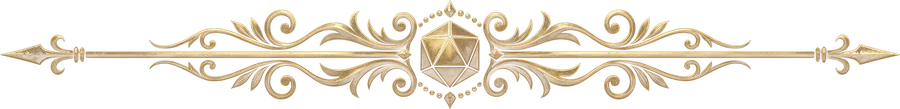
#> input picture src/assets/realmcraft/ornaments/divider-1.webp, 900 x 109 px, given in place of Gemini_Generated_Image_9y7j2o9y7j2o9y7j(3).jpg, which was not available
$ python import-realmcraft-ornaments.py
#> lines starting #> are read from the running program, lines starting #| are printed output that depends on the picture
# Gewinnt weitere Gestaltungselemente aus dem Ornament-Blatt im Design-Eingang (Originale bleiben unverändert)
# und legt sie neben die übrigen RealmCraft-Grafiken (src/assets/realmcraft/). Ergänzt scripts/import-realmcraft.py;
# die Ausschnitte sind dieselben wie in design/mockups/extract.py (Gestaltungskonzept, Abschnitt 9.2).
# Aufruf: python -I scripts/import-realmcraft-ornaments.py
from pathlib import Path
from PIL import Image, ImageFilter

ROOT = Path(__file__).resolve().parent.parent
SRC = ROOT / 'RealmCraft' / 'Design-inbox' / 'Ornaments' / 'Gemini_Generated_Image_9y7j2o9y7j2o9y7j(3).jpg'
OUT = ROOT / 'src' / 'assets' / 'realmcraft'
sheet = Image.open(SRC).convert('RGB')
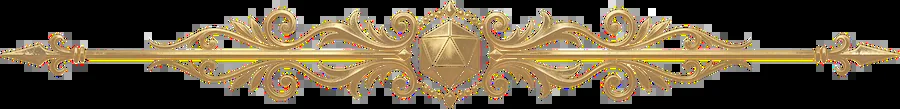
#> sheet: PIL image 900x109 RGB; mean R, G, B 96.9, 82.8, 59.2

def save(img, rel, q=82, lossless=False):
    p = OUT / rel
    p.parent.mkdir(parents=True, exist_ok=True)
    img.save(p, 'WEBP', quality=q, method=6, lossless=lossless)
    print(f'{p.relative_to(ROOT)}  {img.size[0]}x{img.size[1]}  {p.stat().st_size // 1024} KB')

def key_gold(img, lo=60, hi=150):
    """Goldene Linien behalten, dunklen Grund transparent machen (Deckkraft aus Helligkeit, nur warme Töne)."""
#> called with lo = 40, hi = 110
    img = img.convert('RGB'); out = Image.new('RGBA', img.size)
#> after `img = img.convert('RGB')`: img: PIL image 205x200 RGB; every value is 0
#> after `out = Image.new('RGBA', img.size)`: out: PIL image 205x200 RGBA; every value is 0
    px, po = img.load(), out.load()
    for y in range(img.size[1]):
        for x in range(img.size[0]):
            r, g, b = px[x, y]
            lum = 0.3 * r + 0.59 * g + 0.11 * b
            a = max(0, min(255, int((lum - lo) / (hi - lo) * 255))) if r - b > 25 else 0
            po[x, y] = (min(255, r + 10), min(255, g + 6), b, a)
    return out

def fit(img, w):
    return img if img.width <= w else img.resize((w, round(img.height * w / img.width)), Image.LANCZOS)

# Goldenes Eckfiligran (oben links aus dem Banner); die übrigen Ecken entstehen per Spiegelung im CSS
cg = key_gold(sheet.crop((125, 590, 330, 790)), 40, 110)
cg.putalpha(cg.getchannel('A').filter(ImageFilter.MaxFilter(3)))
save(fit(cg, 160), 'ornaments/corner.webp', q=90)
#> in fit, `return img if img.width <= w else img.resize((w, round(img.height * w ..`: returned value: PIL image 160x156 RGBA; every value is 0
#| src/assets/realmcraft/ornaments/corner.webp  160x156  0 KB
# Strukturierte Aubergine-Fläche (Innenseite des Banners) und dunkle Marmorfläche (Seitenleiste)
save(fit(sheet.crop((520, 640, 2150, 900)), 1200), 'textures/aubergine.webp', q=78)
#> in fit (call 2), `return img if img.width <= w else img.resize((w, round(img.height * w ..`: returned value: PIL image 1200x191 RGB; every value is 0
#| src/assets/realmcraft/textures/aubergine.webp  1200x191  0 KB
save(sheet.crop((10, 1160, 400, 1380)), 'textures/dark.webp', q=78)
#| src/assets/realmcraft/textures/dark.webp  390x220  0 KB
# Schwalbenschwanz-Band, schwarze Umgebung transparent
ban = sheet.crop((112, 575, 2640, 962)).convert('RGBA'); bp = ban.load()
for y in range(ban.size[1]):
    for x in range(ban.size[0]):
        r, g, b, _ = bp[x, y]
        if r + g + b < 30: bp[x, y] = (0, 0, 0, 0)
save(fit(ban, 1000), 'ornaments/banner.webp', q=82)
#> in fit (call 3), `return img if img.width <= w else img.resize((w, round(img.height * w ..`: returned value: PIL image 1000x153 RGBA; every value is 0
#| src/assets/realmcraft/ornaments/banner.webp  1000x153  0 KB
#> ban: PIL image 2528x387 RGBA; every value is 0
# Kleiner Rautentrenner und senkrechte Zierleiste
save(key_gold(sheet.crop((150, 1390, 300, 1430)), 50, 130), 'ornaments/divider-small.webp', q=90)
#> in key_gold (call 2), `img = img.convert('RGB')`: img: PIL image 150x40 RGB; every value is 0
#> in key_gold (call 2), `out = Image.new('RGBA', img.size)`: out: PIL image 150x40 RGBA; every value is 0
#| src/assets/realmcraft/ornaments/divider-small.webp  150x40  0 KB
save(key_gold(sheet.crop((398, 1160, 432, 1380)), 50, 130), 'ornaments/vertical.webp', q=90)
#> in key_gold (call 3), `img = img.convert('RGB')`: img: PIL image 34x220 RGB; every value is 0
#> in key_gold (call 3), `out = Image.new('RGBA', img.size)`: out: PIL image 34x220 RGBA; every value is 0
#| src/assets/realmcraft/ornaments/vertical.webp  34x220  0 KB
print('fertig')

$ run again, on src/assets/realmcraft/ornaments/divider-2.webp
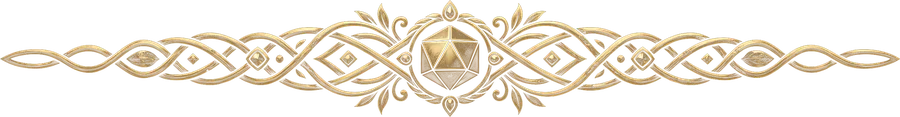
#> input picture src/assets/realmcraft/ornaments/divider-2.webp, 900 x 117 px, given in place of Gemini_Generated_Image_9y7j2o9y7j2o9y7j(3).jpg, which was not available
#> `sheet = Image.open(SRC).convert('RGB')`:
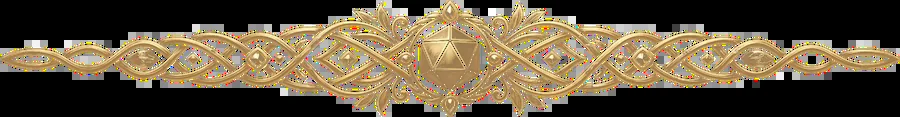
#> sheet: PIL image 900x117 RGB; mean R, G, B 99.1, 85.3, 62.6
#> img: PIL image 205x200 RGB; every value is 0
#> out: PIL image 205x200 RGBA; every value is 0
#| src/assets/realmcraft/ornaments/corner.webp  160x156  0 KB
#| src/assets/realmcraft/textures/aubergine.webp  1200x191  0 KB
#| src/assets/realmcraft/textures/dark.webp  390x220  0 KB
#| src/assets/realmcraft/ornaments/banner.webp  1000x153  0 KB
#> img: PIL image 150x40 RGB; every value is 0
#> out: PIL image 150x40 RGBA; every value is 0
#| src/assets/realmcraft/ornaments/divider-small.webp  150x40  0 KB
#> img: PIL image 34x220 RGB; every value is 0
#> out: PIL image 34x220 RGBA; every value is 0
#| src/assets/realmcraft/ornaments/vertical.webp  34x220  0 KB

$ run again, on src/assets/realmcraft/ornaments/divider-3.webp
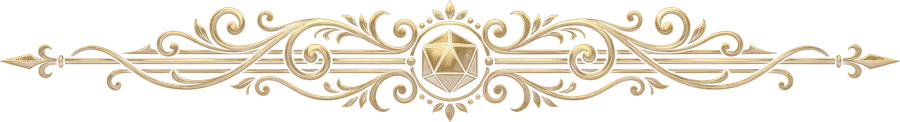
#> input picture src/assets/realmcraft/ornaments/divider-3.webp, 900 x 122 px, given in place of Gemini_Generated_Image_9y7j2o9y7j2o9y7j(3).jpg, which was not available
#> `sheet = Image.open(SRC).convert('RGB')`:
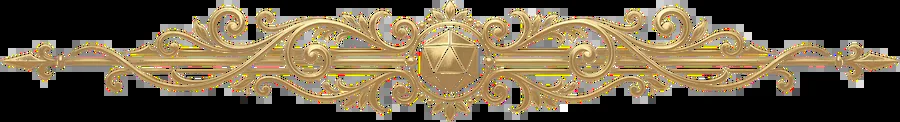
#> sheet: PIL image 900x122 RGB; mean R, G, B 106, 91.6, 66.9
#> img: PIL image 205x200 RGB; every value is 0
#> out: PIL image 205x200 RGBA; every value is 0
#| src/assets/realmcraft/ornaments/corner.webp  160x156  0 KB
#| src/assets/realmcraft/textures/aubergine.webp  1200x191  0 KB
#| src/assets/realmcraft/textures/dark.webp  390x220  0 KB
#| src/assets/realmcraft/ornaments/banner.webp  1000x153  0 KB
#> img: PIL image 150x40 RGB; every value is 0
#> out: PIL image 150x40 RGBA; every value is 0
#| src/assets/realmcraft/ornaments/divider-small.webp  150x40  0 KB
#> img: PIL image 34x220 RGB; every value is 0
#> out: PIL image 34x220 RGBA; every value is 0
#| src/assets/realmcraft/ornaments/vertical.webp  34x220  0 KB
